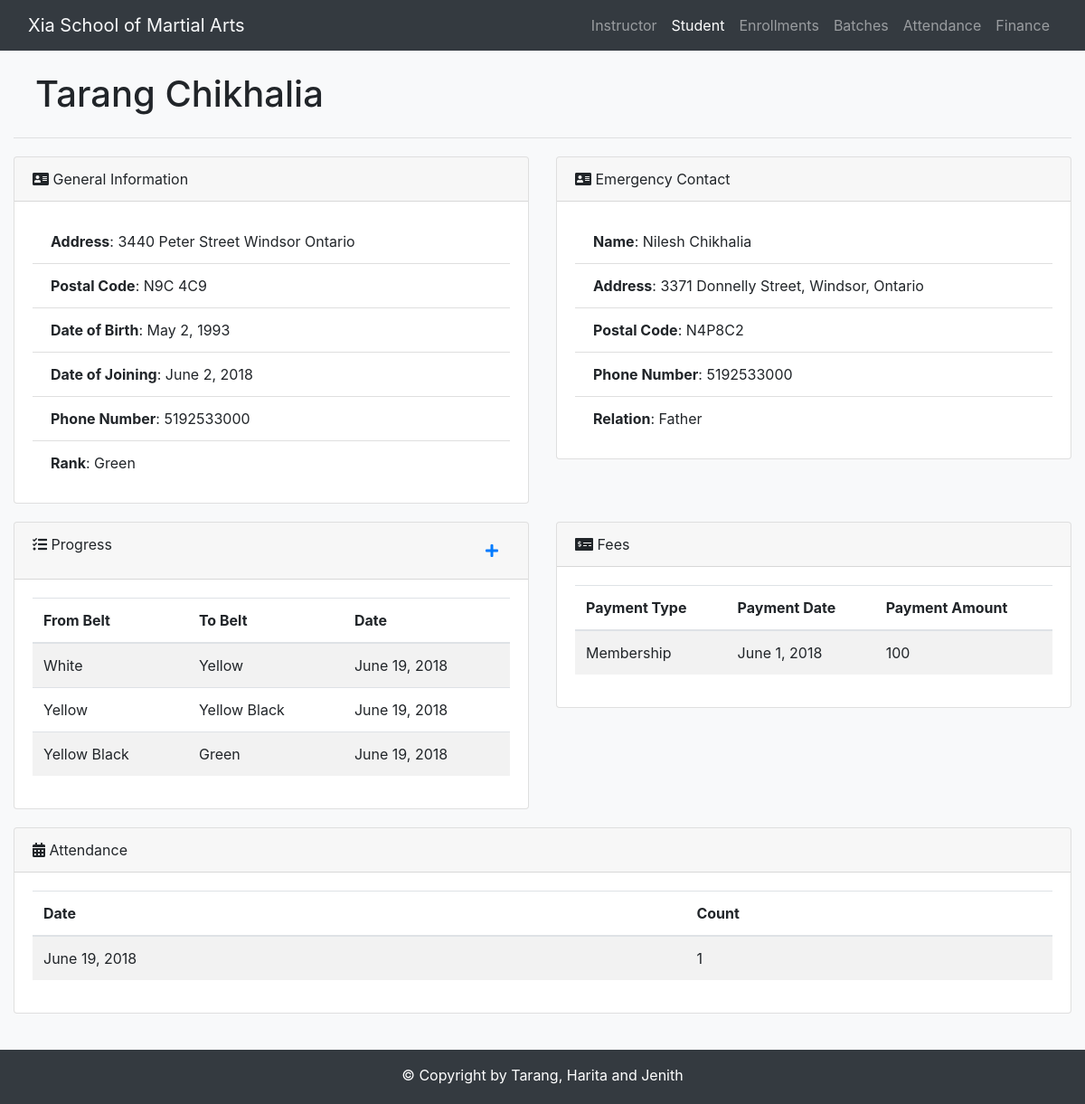
Screenshot of /student/1 with the database file from the repository.
### student/models.py (models this page shows, shortened)
class Student(models.Model):
    first_name = models.CharField(max_length=100)
    last_name = models.CharField(max_length=100)
    street_name = models.CharField(max_length=100, default="NA")
    city = models.CharField(max_length=100, default="NA")
    province = models.CharField(max_length=100, default="NA")
    postal_code = models.CharField(max_length=10, default="NA")
    date_of_birth = models.DateField()
    date_of_joining = models.DateField(default=timezone.now)
    phone_number = models.CharField(validators=[phone_regex], max_length=17, blank=True)
    rank = models.CharField(max_length=50, choices=BELT_COLOR, default='White')
    guardian = models.ForeignKey(Guardian, null=True, blank=True, on_delete=models.SET_NULL, related_name='children')
    def address(self):
        return self.street_name + " " + self.city + " " + self.province
    def __str__(self):
        return self.first_name +" " + self.last_name

class Guardian(models.Model):
    first_name = models.CharField(max_length=100)
    last_name = models.CharField(max_length=100)
    street_name = models.CharField(max_length=100, default="NA")
    city = models.CharField(max_length=100, default="NA")
    province = models.CharField(max_length=100, default="NA")
    postal_code = models.CharField(max_length=10, default="NA")
    phone_number = models.CharField(validators=[phone_regex], max_length=17, blank=True)
    relation = models.CharField(max_length=50, choices=RELATION)
    def address(self):
        return self.street_name + ", " + self.city + ", " + self.province
    def __str__(self):
        return self.first_name + " " + self.last_name

class Progress(models.Model):
    progress_belt_from = models.CharField(max_length=50, choices=BELT_COLOR, default='White')
    progress_belt_to = models.CharField(max_length=50, choices=BELT_COLOR)
    progress_date = models.DateField(default=timezone.now)
    student = models.ForeignKey(Student, on_delete=models.CASCADE, related_name='past_records')

class Fee(models.Model):
    DUE_DAY = 5
    fee_name = models.CharField(max_length=50)
    fee_date = models.DateField(default=timezone.now)
    fee_amount = models.IntegerField()
    student = models.ForeignKey(Student, on_delete=models.CASCADE, related_name='pays')

class Attendance(models.Model):
    attendance_date = models.DateField(max_length=20, default=timezone.now)
    attendance_count = models.IntegerField(default=1)
    student = models.ForeignKey(Student,null=True, blank=True, on_delete=models.CASCADE, related_name='attendances')

### student/views.py (the view)
# urls.py: path('student/<pk>', views.studentdetail, name='detail'),
def studentdetail(request, pk):
    student_detail = Student.objects.get(pk=pk)
    guardian_detail = student_detail.guardian
    attendance_detail = Attendance.objects.filter(student=pk)
    progress_detail = Progress.objects.filter(student=pk)
    fee_detail = Fee.objects.filter(student=pk)
    context = {
        'stu': student_detail,
        'guardian': guardian_detail,
        'attendance': attendance_detail,
        'progress':  progress_detail,
        'fee': fee_detail,
    }
    return render(request, 'student/detail.html', context)

### student/templates/student/detail.html (shortened to what this page needs)
{% extends 'student/base.html' %}
{% load staticfiles %}
{% block css %}
<link rel="stylesheet" href="{% static 'student\detail.css' %}">
{% endblock %}
{% block activestudent %}active{% endblock %}
{% block body %}
	<div class="container-fluid" style="padding-bottom: 100px;">
		<div class="m-4">
			<h1>{{ stu }}</h1>
		</div>
        <hr>
		<div class="row margin-top-20">
			<div class="col-md-12">
				<div class="row">
					<div class="col-md-6" id="Information">
						<div class="card">
							<div class="card-header">
								<i class="fas fa-address-card"></i>
								General Information
							</div>
							<div class="card-body">
								<ul class="list-group list-group-flush">
									<li class="list-group-item">
										<span style="font-weight:bold">Address</span>: {{ stu.address }}</li>
									<li class="list-group-item">
										<span style="font-weight:bold">Postal Code</span>: {{ stu.postal_code }}</li>
									<li class="list-group-item">
										<span style="font-weight:bold">Date of Birth</span>: {{ stu.date_of_birth }}</li>
									<li class="list-group-item">
										<span style="font-weight:bold">Date of Joining</span>: {{ stu.date_of_joining }}</li>
									<li class="list-group-item">
										<span style="font-weight:bold">Phone Number</span>: {{ stu.phone_number }}</li>
									<li class="list-group-item">
										<span style="font-weight:bold">Rank</span>: {{ stu.rank }}</li>
								</ul>
							</div>
						</div>
					</div>
					<div class="col-md-6" id="Contact">
						<div class="card">
							<div class="card-header">
								<i class="fas fa-address-card"></i>
								Emergency Contact
							</div>
							<div class="card-body">
								{% if guardian %}
								<ul class="list-group list-group-flush">
									<li class="list-group-item">
										<span style="font-weight:bold">Name</span>: {{ guardian }}</li>
									<li class="list-group-item">
										<span style="font-weight:bold">Address</span>: {{ guardian.address }}</li>
									<li class="list-group-item">
										<span style="font-weight:bold">Postal Code</span>: {{ guardian.postal_code }}</li>
									<li class="list-group-item">
										<span style="font-weight:bold">Phone Number</span>: {{ guardian.phone_number }}</li>
									<li class="list-group-item">
										<span style="font-weight:bold">Relation</span>: {{ guardian.relation }}</li>
								</ul>
								{% else %}
								<p> There is no Emergency Contact Added. Please <a href="{% url 'student:student-guardian' stu.pk %}">Cick here</a> to add </p>
								{% endif %}
							</div>
						</div>
					</div>
					<div class="col-md-6 margin-top-20" id="Progress">
						<div class="card">
							<div class="card-header">
								<i class="fas fa-tasks"></i>
								Progress
                                <a class="btn float-right click" style="display:'inline-block'" href="{% url 'student:progress' stu.pk %}" role="button">
                                        <i class="fa fa-plus"></i>
                                    </a>
							</div>
							<div class="card-body">
								<table class="table table-responsive-sm table-striped table-condensed sortable">
									{% if progress %}
									<thead>
										<tr>
											<th align="center">From Belt</th>
											<th align="center">To Belt</th>
											<th align="center">Date</th>
										</tr>
									</thead>
									<tbody>
										{% for pro in progress %}
										<tr>
											<td>{{ pro.progress_belt_from }}</td>
											<td>{{ pro.progress_belt_to }}</td>
											<td>{{ pro.progress_date }}</td>
										</tr>
										{% endfor %}
									</tbody>
									{% else %}
									<p> There is no Progress Report Added. Please <a href="#">Cick here</a> to add </p>
									{% endif%}
								</table>
							</div>
						</div>
					</div>
					<div class="col-md-6 margin-top-20" id="Fees">
						<div class="card">
							<div class="card-header">
								<i class="fas fa-money-check-alt"></i>
								Fees
							</div>
							<div class="card-body">
								<table class="table table-responsive-sm table-striped table-condensed sortable">
									{% if fee %}
									<thead>
										<tr>
											<th align="center">Payment Type</th>
											<th align="center">Payment Date</th>
											<th align="center">Payment Amount</th>
										</tr>
									</thead>
									<tbody>
										{% for f in fee %}
										<tr>
											<td>{{ f.fee_name }}</td>
											<td>{{ f.fee_date }}</td>
											<td>{{ f.fee_amount }}</td>
										</tr>
										{% endfor %}
									</tbody>
									{% else %}
									<p> There is no Fees Added. Please <a href="{% url 'student:finance' %}">Cick here</a> to add </p>
									{% endif%}
								</table>
							</div>
						</div>
					</div>
					<div class="col-md-12 margin-top-20" id="Attendance">
						<div class="card">
							<div class="card-header">
								<i class="fas fa-calendar-alt"></i>
								Attendance
							</div>
							<div class="card-body">
								<table class="table table-responsive-sm table-striped table-condensed sortable">
									{% if attendance %}
									<thead>
										<tr>
											<th align="center">Date</th>
											<th align="center">Count</th>
										</tr>
									</thead>
									<tbody>
										{% for attend in attendance %}
										<tr>
											<td>{{ attend.attendance_date }}</td>
											<td>{{ attend.attendance_count }}</td>
										</tr>
										{% endfor %}
									</tbody>
									{% else %}
									<p> There is no Attendance Added. Please <a href="{% url 'student:attend' %}">Cick here</a> to add </p>
									{% endif%}
								</table>
							</div>
						</div>
					</div>
				</div>
			</div>
		</div>
    </div>
{% endblock %}

### student/static/student/detail.css (style rules this page uses)
.margin-top-20 { margin-top: 20px; }

### rows the page displays
Student: first_name+last_name "Tarang Chikhalia", address "3440 Peter Street Windsor Ontario", postal_code "N9C 4C9", date_of_birth "May 2, 1993", date_of_joining "June 2, 2018", phone_number "5192533000", rank "Green"
Guardian: first_name+last_name "Nilesh Chikhalia", address "3371 Donnelly Street, Windsor, Ontario", postal_code "N4P8C2", phone_number "5192533000", relation "Father"
Progress: progress_belt_from "White", progress_belt_to "Yellow", progress_date "June 19, 2018"
Progress: progress_belt_from "Yellow", progress_belt_to "Yellow Black", progress_date "June 19, 2018"
Progress: progress_belt_from "Yellow Black", progress_belt_to "Green", progress_date "June 19, 2018"
Fee: fee_name "Membership", fee_date "June 1, 2018", fee_amount "100"
Attendance: attendance_date "June 19, 2018", attendance_count "1"
